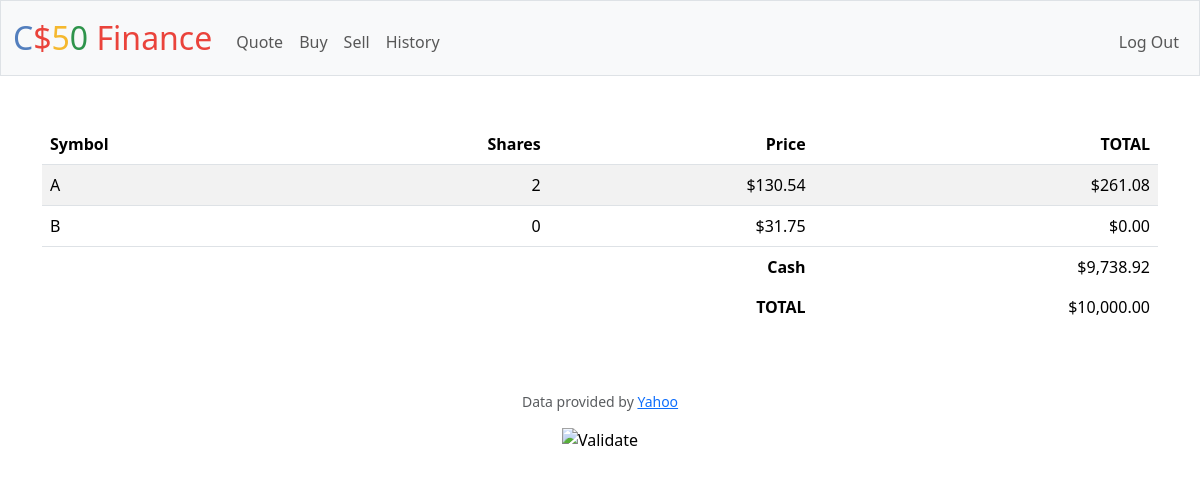
The page / (signed in) on the database its author committed.
### tables this page shows
CREATE TABLE stocks (
    id INTEGER PRIMARY KEY AUTOINCREMENT NOT NULL,
    user_id INT,
    symbol VARCHAR(255),
    shares INT,
    price DECIMAL(10, 2),
    operation VARCHAR(10),
    total_share_value DECIMAL(10, 2),
    created_at TIMESTAMP DEFAULT CURRENT_TIMESTAMP);

CREATE TABLE users (id INTEGER PRIMARY KEY AUTOINCREMENT NOT NULL, username TEXT NOT NULL, hash TEXT NOT NULL, cash NUMERIC NOT NULL DEFAULT 10000.00);

### app.py (the view)
@app.route("/")
@login_required
def index():
    stocks = db.execute(
        "SELECT symbol, SUM(CASE WHEN operation = 'buy' THEN shares ELSE -shares END) as shares, price, SUM(CASE WHEN operation = 'buy' THEN total_share_value ELSE -total_share_value END) as total_share_value FROM stocks WHERE user_id = ? GROUP BY symbol",
        session["user_id"],
    )
    cash = db.execute(
        "SELECT cash FROM users WHERE id = ?", session["user_id"])[0]["cash"]
    purchase = db.execute(
        """SELECT SUM(total_share_value) AS total FROM stocks WHERE operation = "buy" AND user_id = ? GROUP BY operation;""", session["user_id"])
    sale = db.execute(
        """SELECT SUM(total_share_value) AS total FROM stocks WHERE operation = "sell" AND user_id = ? GROUP BY operation;""", session["user_id"])
    if purchase and sale:
        total_cash = cash + purchase[0]["total"] - sale[0]["total"]
    else:
        total_cash = cash
    return render_template("index.html", rows=stocks, cash=cash, total=total_cash)

### app.py (called while the page is built)
@app.after_request
def after_request(response):
    response.headers["Cache-Control"] = "no-cache, no-store, must-revalidate"
    response.headers["Expires"] = 0
    response.headers["Pragma"] = "no-cache"
    return response

### helpers.py (called while the page is built)
def login_required(f):
    @wraps(f)
    def decorated_function(*args, **kwargs):
        if session.get("user_id") is None:
            return redirect("/login")
        return f(*args, **kwargs)
    return decorated_function

def usd(value):
    return f"${value:,.2f}"

### templates/index.html (shortened to what this page needs)
{% extends "layout.html" %}
{% block main %}
    <table class="table table-striped">
        <thead>
            <tr>
                <th class="text-start">Symbol</th>
                <th class="text-end">Shares</th>
                <th class="text-end">Price</th>
                <th class="text-end">TOTAL</th>
            </tr>
        </thead>
        <tbody>
            {% for row in rows %}
            <tr>
                <td class="text-start">{{ row.symbol }}</td>
                <td class="text-end">{{ row.shares }}</td>
                <td class="text-end">{{ row.price | usd() }}</td>
                <td class="text-end">{{ row.total_share_value | usd() }}</td>
            </tr>
            {% endfor %}
        </tbody>
        <tfoot>
            <tr>
                <td class="border-0 fw-bold text-end" colspan="3">Cash</td>
                <td class="border-0 text-end">{{ cash | usd() }}</td>
            </tr>
            <tr>
                <td class="border-0 fw-bold text-end" colspan="3">TOTAL</td>
                <td class="border-0 w-bold text-end">{{ total | usd() }}</td>
            </tr>
        </tfoot>
    </table>
{% endblock %}

### rows shown on the page
stocks: symbol "A", shares "2", price "$130.54", total_share_value "$261.08"
users: cash "$9,738.92"

### other values the page prints
{{ row.symbol }} "B"
{{ row.shares }} "0"
{{ row.price | usd() }} "$31.75"
{{ row.total_share_value | usd() }} "$0.00"
{{ total | usd() }} "$10,000.00"
